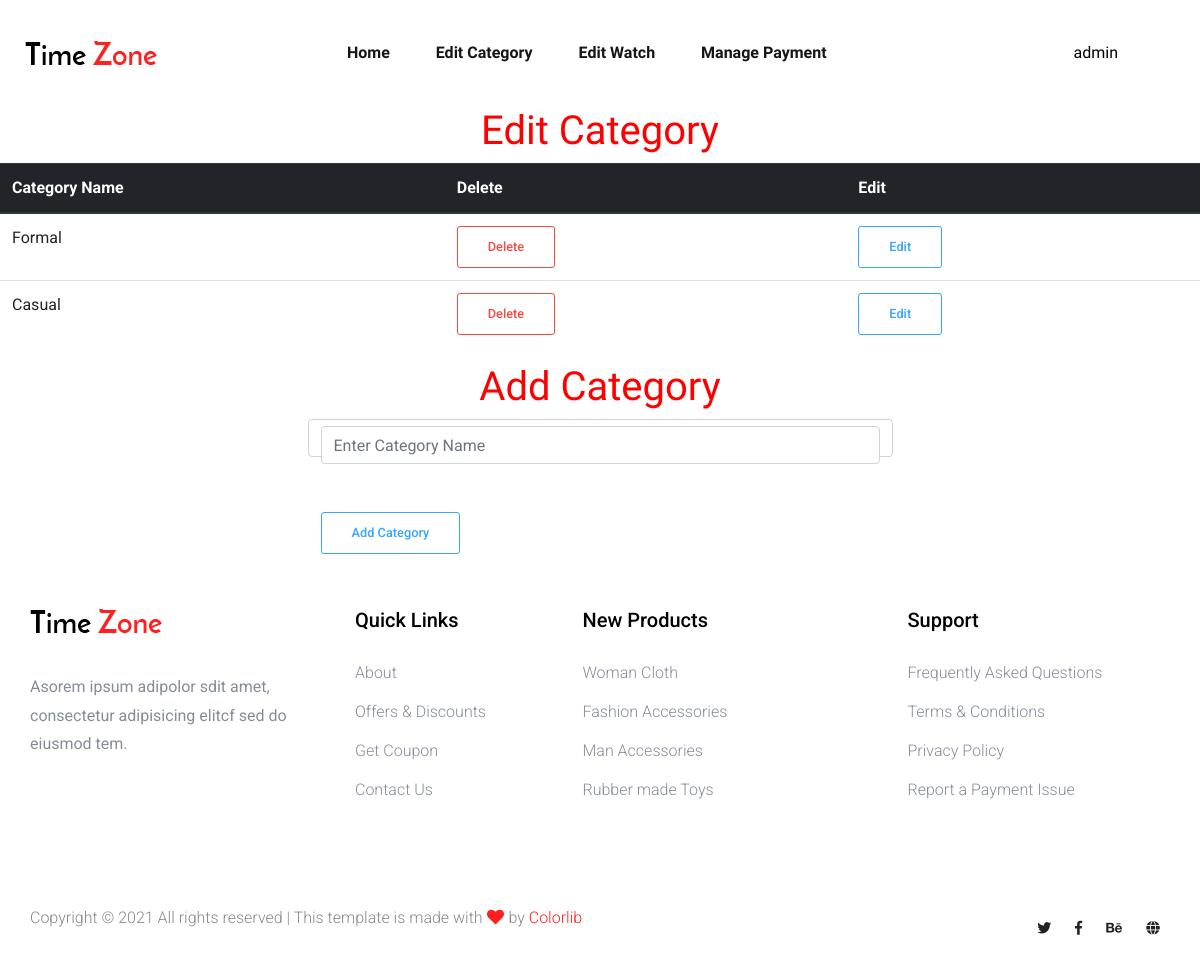
/management/editCategories/ (signed in), run on an earlier commit of the app's database.
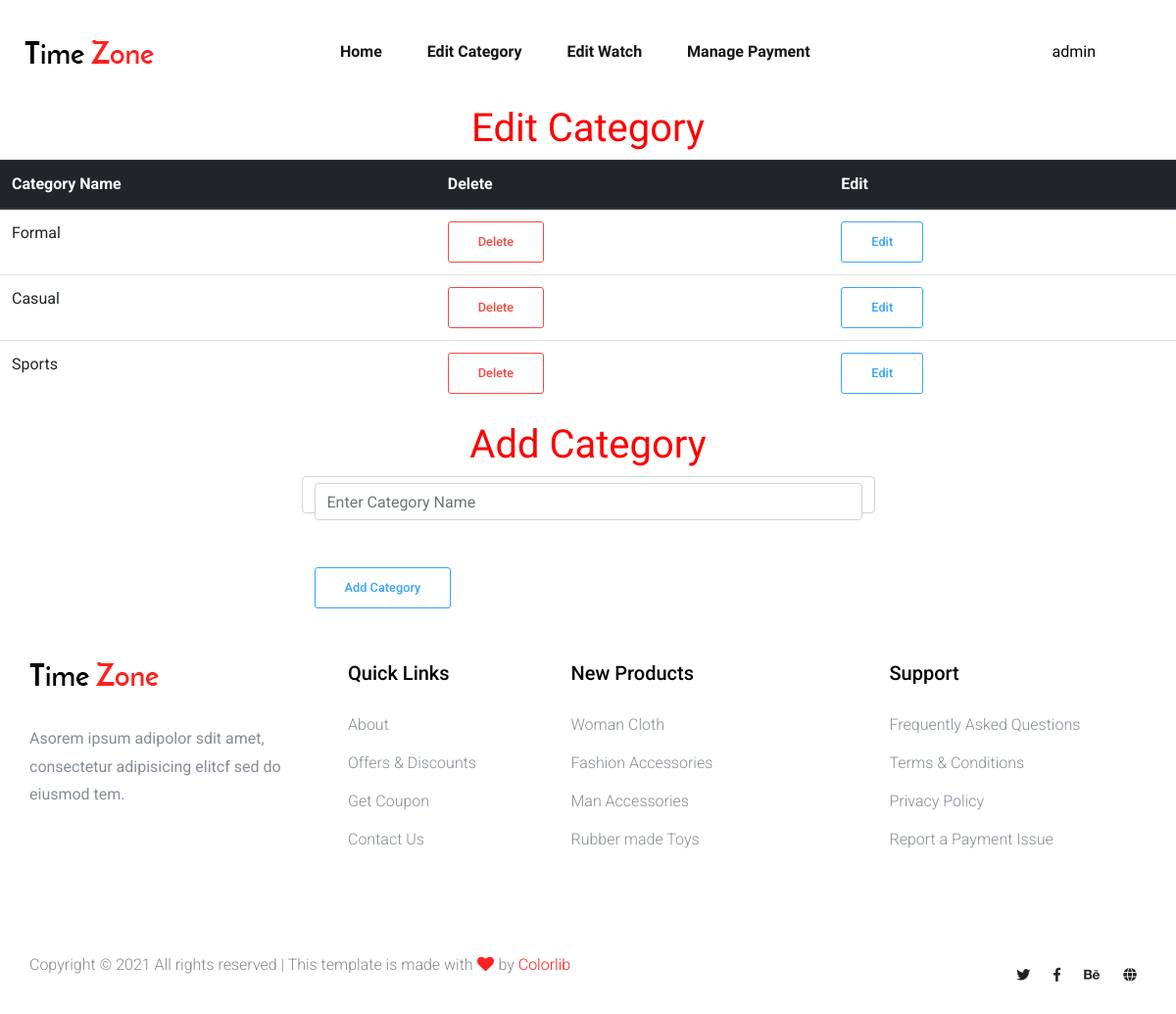
And on a later commit of the database.
### managment/models.py (models this page shows, shortened)
class Category(models.Model):
    name = models.CharField(max_length=50, null=True, blank=True)

### managment/views.py (the view)
# urls.py: path('editCategories/', EditCategories, name='editCat'),
def EditCategories(request):
    if not request.user.is_staff:
        return redirect('home')
    if 'delete' in request.POST:
        Category.objects.filter(id = request.POST['delete']).delete()
    if 'add' in request.POST:
        Category.objects.create(name = request.POST['CategoryName'])
    Cat = Category.objects.all()
    d = {'Cat':Cat}
    return render(request, 'editCat.html', d)

### templates/editCat.html (shortened to what this page needs)
{% extends "base2.html" %} {% block body %} {% load static %}
<h1 style="color: red; text-align: center">Edit Category</h1>
<table class="table">
  <thead class="thead-dark">
    <tr>
      <th scope="col">Category Name</th>
      <th scope="col">Delete</th>
      <th scope="col">Edit</th>
    </tr>
  </thead>
  <tbody>
    {% for i in Cat %}
    <tr>
      <td>{{i.name}}</td>
      <td>
        <form action="" method="post">
          <button
            type="submit"
            name="delete"
            value="{{i.id}}"
            class="genric-btn danger-border radius"
          >
            Delete
          </button>
        </form>
      </td>
      <td>
        <form action="" method="post">
          <a href="{% url 'ecat' i.id %}"
            class="genric-btn info-border radius"
          >
            Edit
          </a>
        </form>
      </td>
    </tr>
    {% endfor %}
  </tbody>
</table>
<h1 style="color: red; text-align: center">Add Category</h1>
<div class="row">
  <div class="col-md-3"></div>
  <div class="col-md-6">
    <form action="" class="form form-control" method="post">
      <input
        class="form-control"
        placeholder="Enter Category Name"
        type="text"
        name="CategoryName"
      />
      <br /><br />
      <button name="add" class="genric-btn info-border radius" type="submit">
        Add Category
      </button>
    </form>
    <div class="col-md-3"></div>
  </div>
</div>
{% endblock %}

What changed in the data, as far as the page shows it:
added Category: name "Sports", {{ i.id }} 5 (drawn)
